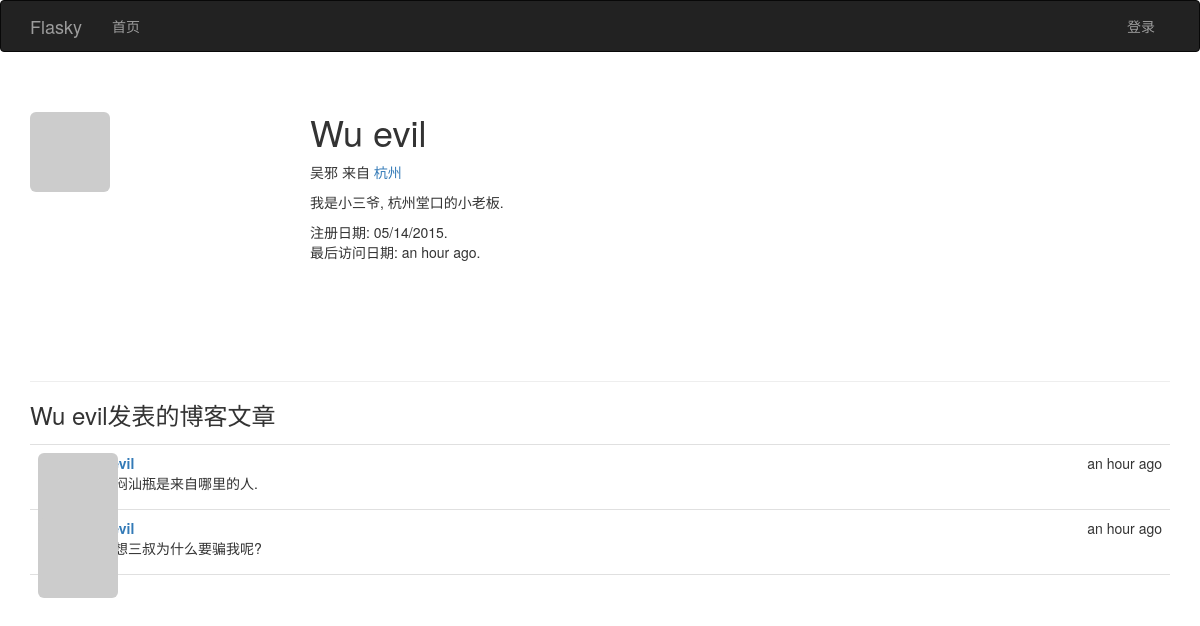
/user/Wu evil, run on an earlier commit of the app's database.
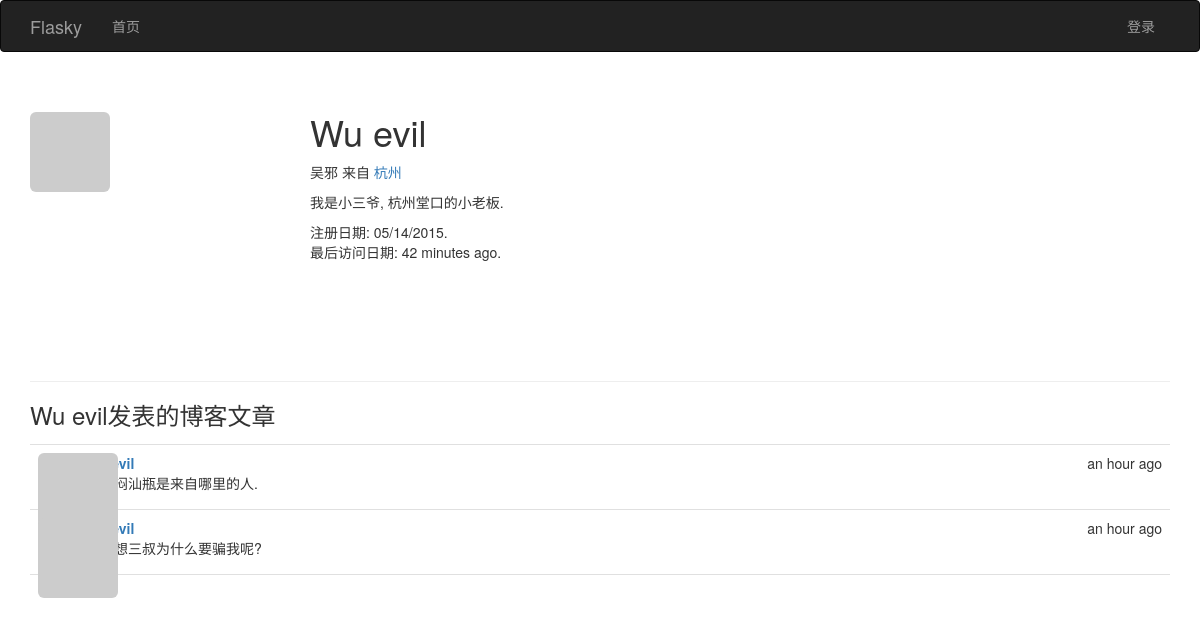
And on a later commit of the database.
### app/models.py (models this page shows, shortened)
class User(UserMixin, db.Model):
              __tablename__ = 'users'                                       #表名 users
              id = db.Column(db.Integer, primary_key=True)                  #列名 id
              email = db.Column(db.String(64), unique=True, index=True)     #列名 email （用户使用电子邮件进行登录）
              username = db.Column(db.String(64), unique=True, index=True)  #列名 username
              role_id = db.Column(db.Integer, db.ForeignKey('roles.id'))
              password_hash = db.Column(db.String(128))                     #列名: 密码哈希散列
              confirmed = db.Column(db.Boolean, default=False)              #列名: 注册用户确认 (1表示已验证, 0表示没有验证)
              name = db.Column(db.String(64))                               #列名: 真实姓名
              location = db.Column(db.String(64))                           #列名: 所在地
              about_me = db.Column(db.Text())                               #列名: 自我介绍
              member_since = db.Column(db.DateTime(), default=datetime.utcnow)  #列名: 注册日期
              last_seen = db.Column(db.DateTime(), default=datetime.utcnow)     #列名: 最后访问日期
              avatar_hash = db.Column(db.String(32))  #Gravatar头像生成的MD5值
              posts = db.relationship('Post', backref='author', lazy='dynamic') #外链到posts文章表
              @property  #@property作用是将方法函数变成了属性
              def password(self):
                            '''  password的只读属性(如果试图读取password属性的值,则会返回错误)  '''
                            raise AttributeError('password is not a readable attribute')
              def gravatar(self, size=100, default='identicon', rating='g'):
                            if request.is_secure:
                                          url = 'https://secure.gravatar.com/avatar'
                            else:
                                          url = 'http://www.gravatar.com/avatar'
                            hash = self.avatar_hash or hashlib.md5(self.email.encode('utf-8')).hexdigest()
                            return '{url}/{hash}?s={size}&d={default}&r={rating}'.format(url=url, hash=hash, size=size, default=default, rating=rating)

class Post(db.Model):
              __tablename__ = 'posts'  #表名: posts
              id = db.Column(db.Integer, primary_key=True)  #列名： 文章id
              body = db.Column(db.Text)                     #列名:  文章内容
              timestamp = db.Column(db.DateTime, index=True, default=datetime.utcnow) #列名：时间戳
              author_id = db.Column(db.Integer, db.ForeignKey('users.id'))     #作者id 链接到users表的id

### app/main/views.py (the view)
@main.route('/user/<username>')
def user(username):
    user = User.query.filter_by(username=username).first()
    if user is None:
        abort(404)
    posts = user.posts.order_by(Post.timestamp.desc()).all() #获取该用户的博客文章资料页路由
    return render_template('user.html', user=user, posts=posts)

### app/auth/views.py (called while the page is built)
@auth.before_app_request
def before_request():
              ''' 2.更新已登录用户的访问时间 '''
              if current_user.is_authenticated():
                            current_user.ping()   #更新已登录用户的访问时间
                            if not current_user.confirmed \
                               and request.endpoint[:5] != 'auth.' \
                               and request.endpoint != 'static':
                                          return redirect(url_for('auth.unconfirmed'))

### app/main/__init__.py (called while the page is built)
@main.app_context_processor
def inject_permissions():
              return dict(Permission=Permission)

### app/models.py (called while the page is built)
              def is_administrator(self):
                            return False

### app/templates/user.html (shortened to what this page needs)
{% extends "base.html" %}
{% block page_content %}
<div class="page-header">
<img class="img-rounded profile-thumbnail" src="{{ user.gravatar(size=256) }}">
<div class="profile-header">
<h1> {{ user.username }} </h1>
{% if user.name or user.location %}
              <p>
              {% if user.name  %}
                            {{ user.name }}
              {% endif %}
              {% if user.location %}
                           来自 <a href="http://maps.baidu.com/?q={{ user.location }}" target="_blank" >{{ user.location}} </a>
              {% endif %}
              </p>
{% endif %}
{% if user.about_me %}
              <p>
              {{ user.about_me }}
              </p>
{% endif %}
<p>
注册日期:  {{ moment(user.member_since).format('L') }}.
最后访问日期: {{ moment(user.last_seen).fromNow() }}.
</p>
</div>
</div>
<h3>{{ user.username }}发表的博客文章 </h3>
{% include '_posts.html' %}
{% endblock %}

### app/templates/base.html (shortened to what this page needs)
{%  extends "bootstrap/base.html" %}
{% block head %}
{{ super() }}
<link rel="stylesheet" type="text/css" href="{{ url_for('static', filename='styles.css') }}">
{% endblock %}
{% block navbar %}
<div class="navbar navbar-inverse" role="navigation">
              <div class="container">
                            <div class="navbar-header">
                                          <a  class="navbar-brand" href="{{ url_for('main.index') }}">Flasky</a>
                            </div>
                            <div class="navbar-collapse collapse">
                                          <ul class="nav navbar-nav">
                                                        <li><a href="{{ url_for('main.index') }}">首页</a></li>
                                          </ul>
                                          <ul class="nav navbar-nav navbar-right">
                                           {% if current_user.is_authenticated() %}
                                           <li class="dropdown">
                                           <a href="#" class="dropdown-toggle" data-toggle="dropdown">账户<b class="caret"></b></a>
                                           <ul class="dropdown-menu">
                                                <li> <a href="{{ url_for('auth.change_password') }}">更改密码 </a> </li>
                                                <li> <a href="{{ url_for('auth.change_email_request') }}">更改邮件地址 </a> </li>
                                                <li> <a href="{{ url_for('auth.logout') }}">退出</a> </li>
                                            <ul>
                                           </li>
                                           {% else %}
                                           <li> <a href="{{ url_for('auth.login')}}">登录</a> </li>
                                           {% endif %}
                                          </ul>
                            </div>
              </div>
</div>
{% endblock %}
{% block content %}
<div class="container">
              {% block page_content %} {%  endblock %}
</div>
{% endblock %}

### app/templates/_posts.html
<ul class="posts">
{% for post in posts %}
<li class="post">
   <div class="post-thumbnail">
      <a href="{{ url_for('.user', username=post.author.username) }}">
      <img class="img-rounded profile-thumbnail" src="{{ post.author.gravatar(size=40) }}">
      </a>
   </div>
  <div class="post-content">
    <div class="post-date">{{ moment(post.timestamp).fromNow() }}</div>
    <div class="post-author"><a href="{{ url_for('.user', username=post.author.username) }}">{{ post.author.username }}</a></div>
    <div class="post-body">{{ post.body }}</div>
  </div>
</li>
{% endfor %}
</ul>

### app/static/styles.css (style rules this page uses)
.profile-thumbnail { position: absolute; }
.profile-header { min-height: 260px; margin-left: 280px; }
ul.posts { list-style-type: none; padding: 0px; margin: 16px 0px 0px 0px; border-top: 1px solid #e0e0e0; }
ul.posts li.post { padding: 8px; border-bottom: 1px solid #e0e0e0; }
div.post-date { float: right; }
div.post-author { font-weight: bold; }
div.post-thumbnail { position: absolute; }
div.post-content { margin-left: 48px; min-height: 48px; }

What changed in the data, as far as the page shows it:
changed User "Wu evil": last_seen "an hour ago" → "42 minutes ago"
